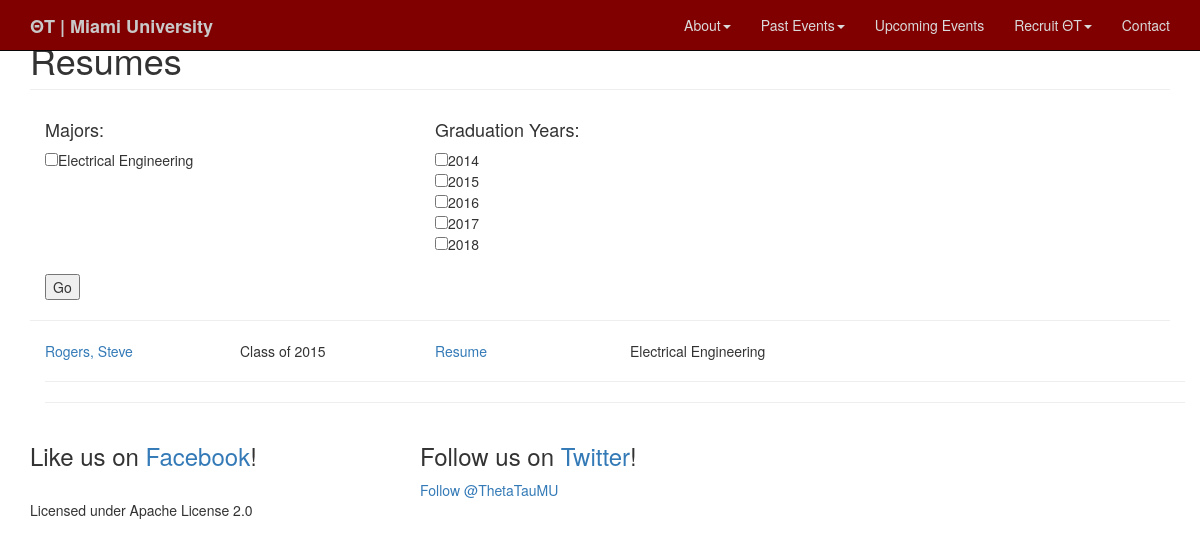
The page /info/resumes/ on the database as committed earlier.
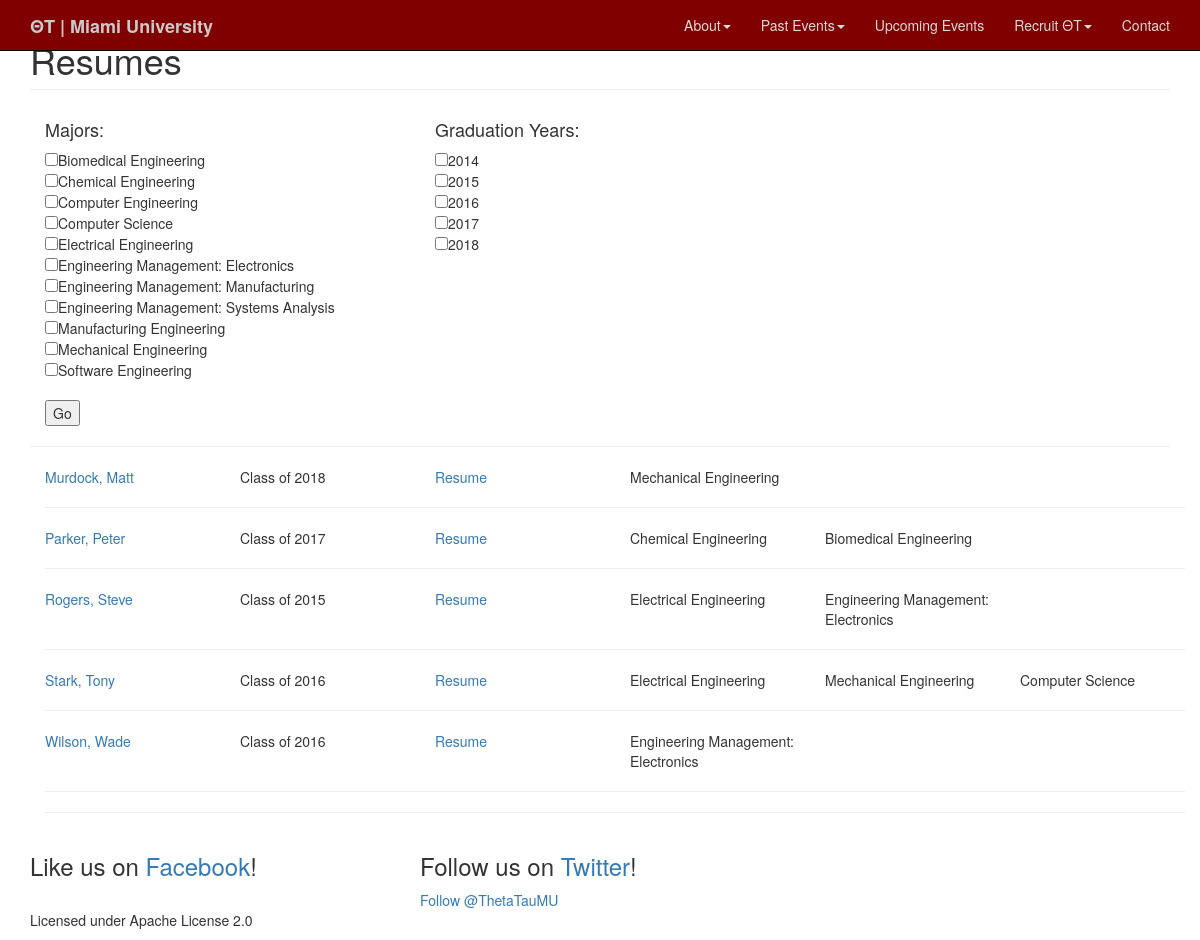
The same page on the database as committed later.
### info/models.py (models this page shows, shortened)
class Major(models.Model):
    department  = models.ForeignKey(Department)
    majorName   = models.CharField(max_length=50)
    def __unicode__(self):
        return self.majorName
    def __str__(self):
        return self.__unicode__()

class Brother(models.Model):
    firstName       = models.CharField(max_length=50)
    middleName      = models.CharField(max_length=50, blank=True)
    lastName        = models.CharField(max_length=50)
    pledgeClass     = models.ForeignKey(PledgeClass)
    uniqueId        = models.CharField(max_length=10)
    graduationYear  = models.CharField(max_length=4)
    isAlumni        = models.BooleanField()
    isPledge        = models.BooleanField()
    phone           = models.CharField(max_length=15, blank=True)
    picture         = models.URLField()
    resume          = models.URLField()
    address         = models.CharField(max_length=200, blank=True)
    bio             = models.CharField(max_length=500, blank=True)
    majors          = models.ManyToManyField(Major, null=True)

### info/views.py (the view)
def resumes(request):
    year = date.today().year
    years = range(year, year+5)
    grad_year_requests = request.GET.getlist('gradyear')
    major_requests = request.GET.getlist('major')
    grad_year_reqs = Q()
    for grad_year_request in grad_year_requests:
        grad_year_reqs = grad_year_reqs | Q(graduationYear=int(grad_year_request))
    major_reqs = Q()
    for major_request in major_requests:
        major_reqs = major_reqs | Q(majors__majorName=major_request)
    valid_resume_Q = ~Q(resume__startswith = 'http://google.com/')
    brothers = Brother.objects.filter(major_reqs, grad_year_reqs, valid_resume_Q).order_by('lastName', 'firstName', 'middleName').distinct()
    majors = Major.objects.all().order_by('majorName')
    c = Context({'brothers': brothers, 'majors': majors, 'years': years})
    t = loader.get_template('resume_list.html')
    return HttpResponse(t.render(c))

### info/templates/resume_list.html (shortened to what this page needs)
{% extends 'base.html' %}
{% block content %}
    <div class="container">
      <div class="row">
        <div class="col-lg-12">
          <h1 class="page-header">Resumes</h1>
        </div>
      </div>
       <div class="container">
       		<form method='GET' name='submit'>
       			<div class='row'>
        			<div class='col-lg-4'>
	       				<h4>Majors:</h4>
	       				{% for major in majors %}
	       				<input type='checkbox' name='major' value='{{ major.majorName }}'>{{ major.majorName }}<br />
	       				{% endfor %}
       				</div>
       				<div class='col-lg-4'>
       					<h4>Graduation Years:</h4>
       					{% for year in years %}
	       				<input type='checkbox' name='gradyear' value='{{ year }}'>{{ year }}<br />
	       				{% endfor %}
	       			</div>
  				</div>
  				<br />
  				<div class='row'>
  					<div class='col-lg-8'><input type='submit' value='Go' /></div>
  				</div>
       		</form>
    	</div>
    	<hr />
    	<div class='container'>
			{% for brother in brothers %}
				{% if brother.resume %}
				<div class="row">
				<div class='col-md-2'>
					<a href='/info/brother/{{ brother.id }}'>{{ brother.lastName }}, {{ brother.firstName }} {{ brother.middleName }}</a>
				</div>
				<div class='col-md-2'>
					Class of {{ brother.graduationYear }}
				</div>
				<div class='col-md-2'>
					<a href='{{ brother.resume }}'>Resume</a>
				</div>
					{% for major in brother.majors.all %}
					<div class='col-md-2'>
						{{ major }}
					</div>
					{% endfor %}
				</div>
				<hr />
				{% endif %}
			{% endfor %}
       <hr />
       </div>
    </div>
{% endblock %}

### templates/base.html (shortened to what this page needs)
<!DOCTYPE html>
<html lang="en">
<head>
<link href="//netdna.bootstrapcdn.com/bootstrap/3.0.3/css/bootstrap.min.css" rel="stylesheet">
<link href="//netdna.bootstrapcdn.com/font-awesome/4.0.3/css/font-awesome.min.css" rel="stylesheet">
<link href="http://yandex.st/jquery/fancybox/1.3.4/jquery.fancybox.min.css" rel="stylesheet" />
<link href="//www.users.miamioh.edu/rogerskw/thetatau/thetatau-miami.css" rel="stylesheet">
</head>
<body>
	<nav class="navbar navbar-inverse navbar-fixed-top" role="navigation" style="background-color: #800000;">
		<div class="container" >
			<div class="navbar-header">
				<a class="navbar-brand" href="/default" style="color:#C9C9C9;"><b>&Theta;&Tau; | Miami
					University</b></a>
			</div>
			<div class="collapse navbar-collapse navbar-ex1-collapse">
				<ul class="nav navbar-nav navbar-right">
					<li class="dropdown"><a href="#" class="dropdown-toggle"
						data-toggle="dropdown" style="color:#DADADA;">About<b class="caret"></b></a>
						</li>
					<li class="dropdown"><a href="#" class="dropdown-toggle"
						data-toggle="dropdown" style="color:#DADADA;">Past Events<b class="caret"></b></a>
						</li>
					<li><a href="/events" style="color:#DADADA;">Upcoming Events</a></li>
					<li class="dropdown"><a href="#" class="dropdown-toggle"
						data-toggle="dropdown" style="color:#DADADA;">Recruit &Theta;&Tau;<b class="caret"></b></a>
						</li>
					<li><a href="/contact" style="color:#DADADA;">Contact</a></li>
				</ul>
			</div>
		</div>
	</nav>
	{% block content %}
	{% endblock %}
	{% block socialmedia %}
	<div class="section">
		<div class="container">
			<div class="row">
				<div class="col-lg-4 col-md-4">
					<h3>
						Like us on <a href='https://www.facebook.com/ThetaTauMU'>Facebook</a>!
					</h3>
				</div>
				<div class="col-lg-4 col-md-4">
					<h3>
						Follow us on <a href='https://twitter.com/ThetaTauMU'>Twitter</a>!
					</h3>
					<a href="https://twitter.com/ThetaTauMU" class="twitter-follow-button" data-show-count="false">Follow @ThetaTauMU</a>
				</div>
			</div>
		</div>
	</div>
	{% endblock %}
	{% block license %}
	<div class="container">
		<footer>
			<div class="row">
				<div class="col-lg-12">
					<p>Licensed under Apache License 2.0</p>
				</div>
			</div>
		</footer>
	</div>
	{% endblock %}
</body>
</html>

Rows that differ between the two databases and show on the page:
added Major: majorName "Biomedical Engineering"
added Major: majorName "Chemical Engineering"
added Major: majorName "Computer Engineering", shown under "Majors:"
added Major: majorName "Computer Science"
added Major: majorName "Engineering Management: Electronics"
added Major: majorName "Engineering Management: Manufacturing", shown under "Majors:"
added Major: majorName "Engineering Management: Systems Analysis", shown under "Majors:"
added Major: majorName "Manufacturing Engineering", shown under "Majors:"
added Major: majorName "Mechanical Engineering"
added Major: majorName "Software Engineering", shown under "Majors:"
added Brother: lastName "Murdock", firstName "Matt", graduationYear "2018"
added Brother: lastName "Parker", firstName "Peter", graduationYear "2017"
added Brother: lastName "Stark", firstName "Tony", graduationYear "2016", Major (majorName "Electrical Engineering")
added Brother: lastName "Wilson", firstName "Wade", graduationYear "2016"
